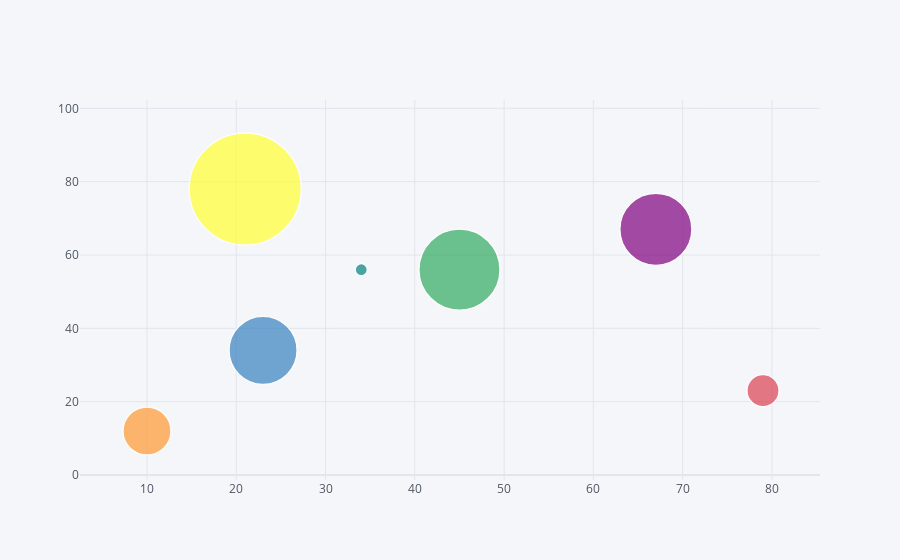

Notebook cell for this chart:
### Code cell
df3.iplot(kind = 'bubble', x = 'x', y = 'y', size = 'z')

### Figure 1 — Plotly figure (JSON) as saved in the notebook; plotly's stock layout.template omitted (floating-point values rounded to 4 significant figures)
{"data": [{"marker": {"color": ["rgb(255, 153, 51)", "rgb(55, 128, 191)", "rgb(50, 171, 96)", "rgb(128, 0, 128)", "rgb(219, 64, 82)", "rgb(0, 128, 128)", "rgb(255, 255, 51)", "rgb(128, 128, 0)", "rgb(251, 128, 114)", "rgb(128, 177, 211)"], "line": {"width": 1.3}, "size": [48, 68, 81, 72, 32, 12, 112], "symbol": "circle"}, "mode": "markers", "text": "", "type": "scatter", "x": [10, 23, 45, 67, 79, 34, 21], "y": [12, 34, 56, 67, 23, 56, 78]}], "layout": {"legend": {"bgcolor": "#F5F6F9", "font": {"color": "#4D5663"}}, "paper_bgcolor": "#F5F6F9", "plot_bgcolor": "#F5F6F9", "title": {"font": {"color": "#4D5663"}}, "xaxis": {"gridcolor": "#E1E5ED", "showgrid": true, "tickfont": {"color": "#4D5663"}, "title": {"font": {"color": "#4D5663"}, "text": ""}, "zerolinecolor": "#E1E5ED"}, "yaxis": {"gridcolor": "#E1E5ED", "showgrid": true, "tickfont": {"color": "#4D5663"}, "title": {"font": {"color": "#4D5663"}, "text": ""}, "zerolinecolor": "#E1E5ED"}}}
